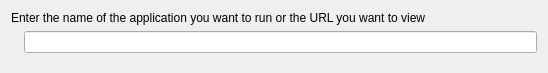
<?xml version="1.0" encoding="UTF-8"?>
<ui version="4.0">
 <class>Kor::MinicliDialog</class>
 <widget class="QWidget" name="Kor::MinicliDialog">
  <property name="geometry">
   <rect>
    <x>0</x>
    <y>0</y>
    <width>548</width>
    <height>73</height>
   </rect>
  </property>
  <layout class="QVBoxLayout" name="verticalLayout">
   <item>
    <widget class="QLabel" name="label">
     <property name="text">
      <string>Enter the name of the application you want to run or the URL you want to view</string>
     </property>
    </widget>
   </item>
   <item>
    <layout class="QHBoxLayout" name="horizontalLayout">
     <item>
      <widget class="QLabel" name="label_2">
      </widget>
     </item>
     <item>
      <widget class="KLineEdit" name="lineedit"/>
     </item>
    </layout>
   </item>
   <item>
    <spacer name="verticalSpacer">
     <property name="orientation">
      <enum>Qt::Vertical</enum>
     </property>
     <property name="sizeHint" stdset="0">
      <size>
       <width>20</width>
       <height>0</height>
      </size>
     </property>
    </spacer>
   </item>
  </layout>
 </widget>
 <customwidgets>
  <customwidget>
   <class>KLineEdit</class>
   <extends>QLineEdit</extends>
   <header location="global">klineedit.h</header>
  </customwidget>
 </customwidgets>
 <resources/>
 <connections/>
</ui>
